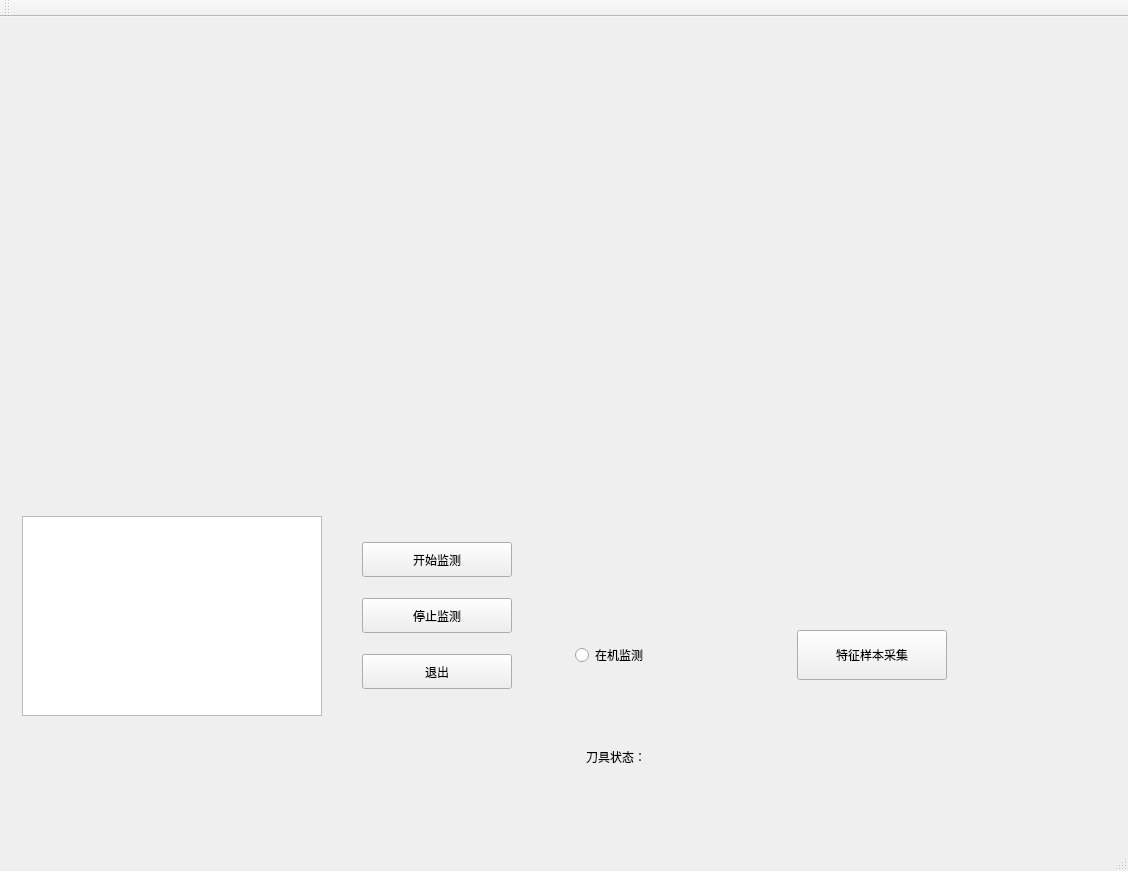
<?xml version="1.0" encoding="UTF-8"?>
<ui version="4.0">
 <class>AcDataClass</class>
 <widget class="QMainWindow" name="AcDataClass">
  <property name="geometry">
   <rect>
    <x>0</x>
    <y>0</y>
    <width>1128</width>
    <height>871</height>
   </rect>
  </property>
  <property name="windowTitle">
   <string>AcData</string>
  </property>
  <widget class="QWidget" name="centralWidget">
   <layout class="QGridLayout" name="gridLayout_5">
    <item row="0" column="0" colspan="2">
     <widget class="QChartView" name="widget" native="true">
      <property name="minimumSize">
       <size>
        <width>500</width>
        <height>350</height>
       </size>
      </property>
     </widget>
    </item>
    <item row="1" column="0">
     <spacer name="verticalSpacer">
      <property name="orientation">
       <enum>Qt::Vertical</enum>
      </property>
      <property name="sizeType">
       <enum>QSizePolicy::Fixed</enum>
      </property>
      <property name="sizeHint" stdset="0">
       <size>
        <width>20</width>
        <height>10</height>
       </size>
      </property>
     </spacer>
    </item>
    <item row="1" column="1" rowspan="2">
     <spacer name="verticalSpacer_2">
      <property name="orientation">
       <enum>Qt::Vertical</enum>
      </property>
      <property name="sizeHint" stdset="0">
       <size>
        <width>20</width>
        <height>75</height>
       </size>
      </property>
     </spacer>
    </item>
    <item row="2" column="0" rowspan="2">
     <widget class="QWidget" name="widget_2" native="true">
      <layout class="QGridLayout" name="gridLayout_3">
       <item row="0" column="0">
        <widget class="QTextBrowser" name="textBrowser">
         <property name="maximumSize">
          <size>
           <width>300</width>
           <height>200</height>
          </size>
         </property>
        </widget>
       </item>
       <item row="0" column="1">
        <widget class="QWidget" name="widget_3" native="true">
         <layout class="QGridLayout" name="gridLayout_2">
          <item row="0" column="0">
           <widget class="QPushButton" name="pushButton">
            <property name="minimumSize">
             <size>
              <width>150</width>
              <height>35</height>
             </size>
            </property>
            <property name="text">
             <string>开始监测</string>
            </property>
           </widget>
          </item>
          <item row="1" column="0">
           <widget class="QPushButton" name="pushButton_2">
            <property name="minimumSize">
             <size>
              <width>150</width>
              <height>35</height>
             </size>
            </property>
            <property name="maximumSize">
             <size>
              <width>100</width>
              <height>16777215</height>
             </size>
            </property>
            <property name="text">
             <string>停止监测</string>
            </property>
           </widget>
          </item>
          <item row="2" column="0">
           <widget class="QPushButton" name="pushButton_3">
            <property name="minimumSize">
             <size>
              <width>150</width>
              <height>35</height>
             </size>
            </property>
            <property name="maximumSize">
             <size>
              <width>100</width>
              <height>16777215</height>
             </size>
            </property>
            <property name="text">
             <string>退出</string>
            </property>
           </widget>
          </item>
         </layout>
        </widget>
       </item>
      </layout>
     </widget>
    </item>
    <item row="3" column="1">
     <widget class="QWidget" name="widget_6" native="true">
      <layout class="QGridLayout" name="gridLayout_4">
       <item row="0" column="0">
        <widget class="QRadioButton" name="radioButton_3">
         <property name="minimumSize">
          <size>
           <width>120</width>
           <height>50</height>
          </size>
         </property>
         <property name="text">
          <string>在机监测</string>
         </property>
        </widget>
       </item>
       <item row="0" column="1">
        <spacer name="horizontalSpacer_4">
         <property name="orientation">
          <enum>Qt::Horizontal</enum>
         </property>
         <property name="sizeHint" stdset="0">
          <size>
           <width>90</width>
           <height>20</height>
          </size>
         </property>
        </spacer>
       </item>
       <item row="0" column="2">
        <widget class="QPushButton" name="pushButton_5">
         <property name="minimumSize">
          <size>
           <width>150</width>
           <height>50</height>
          </size>
         </property>
         <property name="text">
          <string>特征样本采集</string>
         </property>
        </widget>
       </item>
       <item row="0" column="3">
        <spacer name="horizontalSpacer_3">
         <property name="orientation">
          <enum>Qt::Horizontal</enum>
         </property>
         <property name="sizeHint" stdset="0">
          <size>
           <width>153</width>
           <height>20</height>
          </size>
         </property>
        </spacer>
       </item>
       <item row="1" column="0" colspan="4">
        <widget class="QWidget" name="widget_5" native="true">
         <layout class="QGridLayout" name="gridLayout">
          <item row="0" column="0">
           <widget class="QLabel" name="label">
            <property name="minimumSize">
             <size>
              <width>120</width>
              <height>50</height>
             </size>
            </property>
            <property name="text">
             <string>刀具状态：</string>
            </property>
           </widget>
          </item>
          <item row="0" column="1">
           <spacer name="horizontalSpacer">
            <property name="orientation">
             <enum>Qt::Horizontal</enum>
            </property>
            <property name="sizeHint" stdset="0">
             <size>
              <width>96</width>
              <height>20</height>
             </size>
            </property>
           </spacer>
          </item>
          <item row="0" column="2">
           <widget class="QLabel" name="label_led1">
            <property name="minimumSize">
             <size>
              <width>150</width>
              <height>50</height>
             </size>
            </property>
            <property name="text">
             <string/>
            </property>
           </widget>
          </item>
          <item row="0" column="3">
           <spacer name="horizontalSpacer_2">
            <property name="orientation">
             <enum>Qt::Horizontal</enum>
            </property>
            <property name="sizeHint" stdset="0">
             <size>
              <width>40</width>
              <height>20</height>
             </size>
            </property>
           </spacer>
          </item>
         </layout>
        </widget>
       </item>
      </layout>
     </widget>
    </item>
   </layout>
  </widget>
  <widget class="QMenuBar" name="menuBar">
   <property name="geometry">
    <rect>
     <x>0</x>
     <y>0</y>
     <width>1128</width>
     <height>23</height>
    </rect>
   </property>
  </widget>
  <widget class="QToolBar" name="mainToolBar">
   <attribute name="toolBarArea">
    <enum>TopToolBarArea</enum>
   </attribute>
   <attribute name="toolBarBreak">
    <bool>false</bool>
   </attribute>
  </widget>
  <widget class="QStatusBar" name="statusBar"/>
 </widget>
 <layoutdefault spacing="6" margin="11"/>
 <customwidgets>
  <customwidget>
   <class>QChartView</class>
   <extends>QWidget</extends>
   <header location="global">qchartview.h</header>
   <container>1</container>
  </customwidget>
 </customwidgets>
 <resources>
  <include location="AcData.qrc"/>
 </resources>
 <connections/>
</ui>
